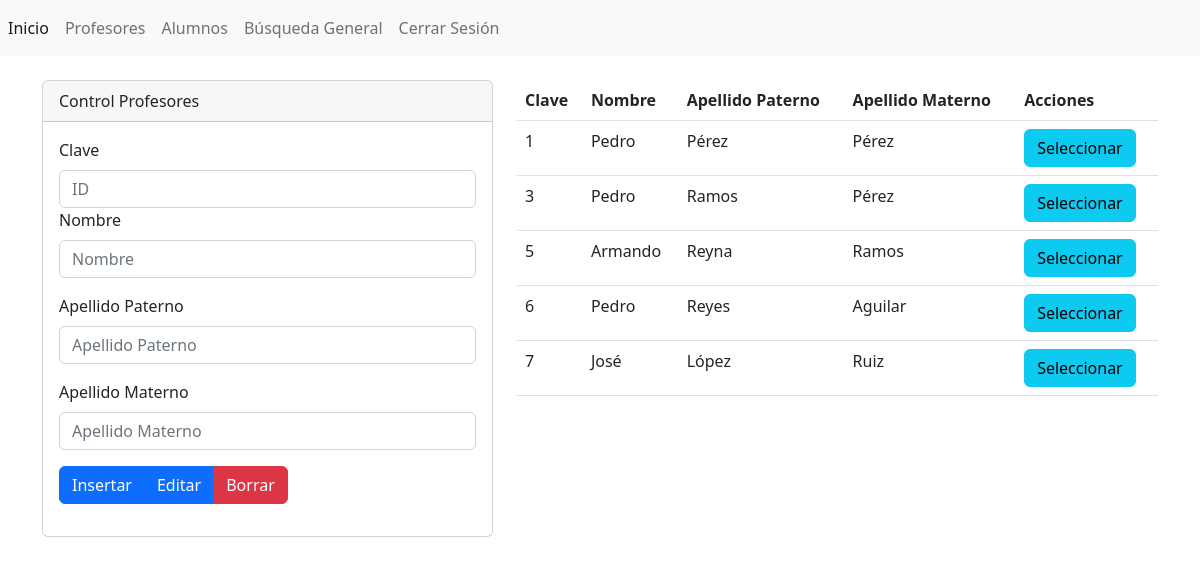
/app/secciones/control_profesores.php (signed in), run on the app's committed database.
### tables this page shows
CREATE TABLE `profesores` (
  `Id_prof` int(255) NOT NULL,
  `Nombre` varchar(255) NOT NULL,
  `Apellido_p` varchar(255) NOT NULL,
  `Apellido_m` varchar(255) NOT NULL
);

### app/secciones/profesores.php (called while the page is built, shortened)
<?php
$conexionBD = DB::crearInstancia();
$id=isset($_POST['id'])?$_POST['id']:'';
$nombre=isset($_POST['nombre_prof'])?$_POST['nombre_prof']:'';
$apellidop=isset($_POST['apellidop_prof'])?$_POST['apellidop_prof']:'';
$apellidom=isset($_POST['apellidom_prof'])?$_POST['apellidom_prof']:'';
$consulta = $conexionBD->prepare("SELECT * FROM profesores");
$consulta->execute();
$listaprof=$consulta->fetchAll();
?>

### app/secciones/control_profesores.php (the view, shortened to what this page needs)
<?php include('../templates/cabecera.php'); ?>
<?php include('../secciones/profesores.php'); ?>
  <div class="col-md-5">
  <form action="" method="post">
    <div class="card">
      <div class="card-header">
        Control Profesores
      </div>
      <div class="card-body">
        <div class="mb-3">
          <label for="" class="form-label">Clave</label>
            <input type="text"
              class="form-control"
              name="id"
              id="id"
              value = "<?php echo $id; ?>"
              aria-describedby="helpId" placeholder="ID">
              <div class="mb-3">
          <label for="" class="form-label">Nombre</label>
            <input type="text"
              class="form-control"
              name="nombre_prof"
              id="nombre_prof"
              value = "<?php echo $nombre; ?>"
              aria-describedby="helpId" placeholder="Nombre">
      </div>
      <div class="mb-3">
          <label for="" class="form-label">Apellido Paterno</label>
            <input type="text"
              class="form-control"
              name="apellidop_prof"
              id="apedillop_prof"
              value = "<?php echo $apellidop; ?>"
              aria-describedby="helpId" placeholder="Apellido Paterno">
      </div>
      <div class="mb-3">
          <label for="" class="form-label">Apellido Materno</label>
            <input type="text"
              class="form-control"
              name="apellidom_prof"
              id="apellidom_prof"
              value = "<?php echo $apellidom; ?>"
              aria-describedby="helpId" placeholder="Apellido Materno">
      </div>
        <div class="btn-group" role="group" aria-label="">
          <button type="submit" name="accion" value="agregar" class="btn btn-primary">Insertar</button>
          <button type="submit" name="accion" value="editar" class="btn btn-primary">Editar</button>
          <button type="submit" name="accion" value="borrar" class="btn btn-danger">Borrar</button>
        </div>
      </div>
      </div>
    </div>
    </form>
  </div>
<br>
<div class="col-md-7">
  <table class="table">
    <thead>
      <tr>
        <th scope="col">Clave</th>
        <th scope="col">Nombre</th>
        <th scope="col">Apellido Paterno</th>
        <th scope="col">Apellido Materno</th>
        <th scope="col">Acciones</th>
      </tr>
    </thead>
    <tbody>
    <?php foreach($listaprof as $prof){ ?>
      <tr class="">
        <td><?php  echo $prof['Id_prof']?></td>
        <td><?php  echo $prof['Nombre']?></td>
        <td><?php  echo $prof['Apellido_p']?></td>
        <td><?php  echo $prof['Apellido_m']?></td>
        <td>
          <form action='' method='post'>
            <input type="submit" value="Seleccionar" name="accion" class="btn btn-info">
          </form>
        </td>
      <?php }?>
    </tbody>
  </table>
</div>
<?php include('../templates/pie.php'); ?>

### app/templates/cabecera.php (shortened to what this page needs)
<!doctype html>
<html lang="en">
<head>
  <link href="https://cdn.jsdelivr.net/npm/bootstrap@5.2.1/dist/css/bootstrap.min.css" rel="stylesheet"
>
</head>
<body>
    <nav class="navbar navbar-expand navbar-light bg-light">
                    <div class="nav navbar-nav">
                        <a class="nav-item nav-link active" href="index.php" aria-current="page">Inicio <span class="visually-hidden">(current)</span></a>
                        <a class="nav-item nav-link" href="control_profesores.php">Profesores</a>
                        <a class="nav-item nav-link" href="vista_control_alumnos.php">Alumnos</a>
                        <a class="nav-item nav-link" href="vista_busqueda_general.php">Búsqueda General</a>
                        <a class="nav-item nav-link" href="cerrar_sesion.php">Cerrar Sesión</a>
                    </div>
                </nav>
    <div class="container">
        <div class="row">
            <div class="col-12">
                <br>
            <div class="row">

### app/templates/pie.php (shortened to what this page needs)
            </div>
        </div>
    </div>
</body>

### data on the page
profesores: Id_prof "1", Nombre "Pedro", Apellido_p "Pérez", Apellido_m "Pérez"
profesores: Id_prof "3", Nombre "Pedro", Apellido_p "Ramos", Apellido_m "Pérez"
profesores: Id_prof "5", Nombre "Armando", Apellido_p "Reyna", Apellido_m "Ramos"
profesores: Id_prof "6", Nombre "Pedro", Apellido_p "Reyes", Apellido_m "Aguilar"
profesores: Id_prof "7", Nombre "José", Apellido_p "López", Apellido_m "Ruiz"
